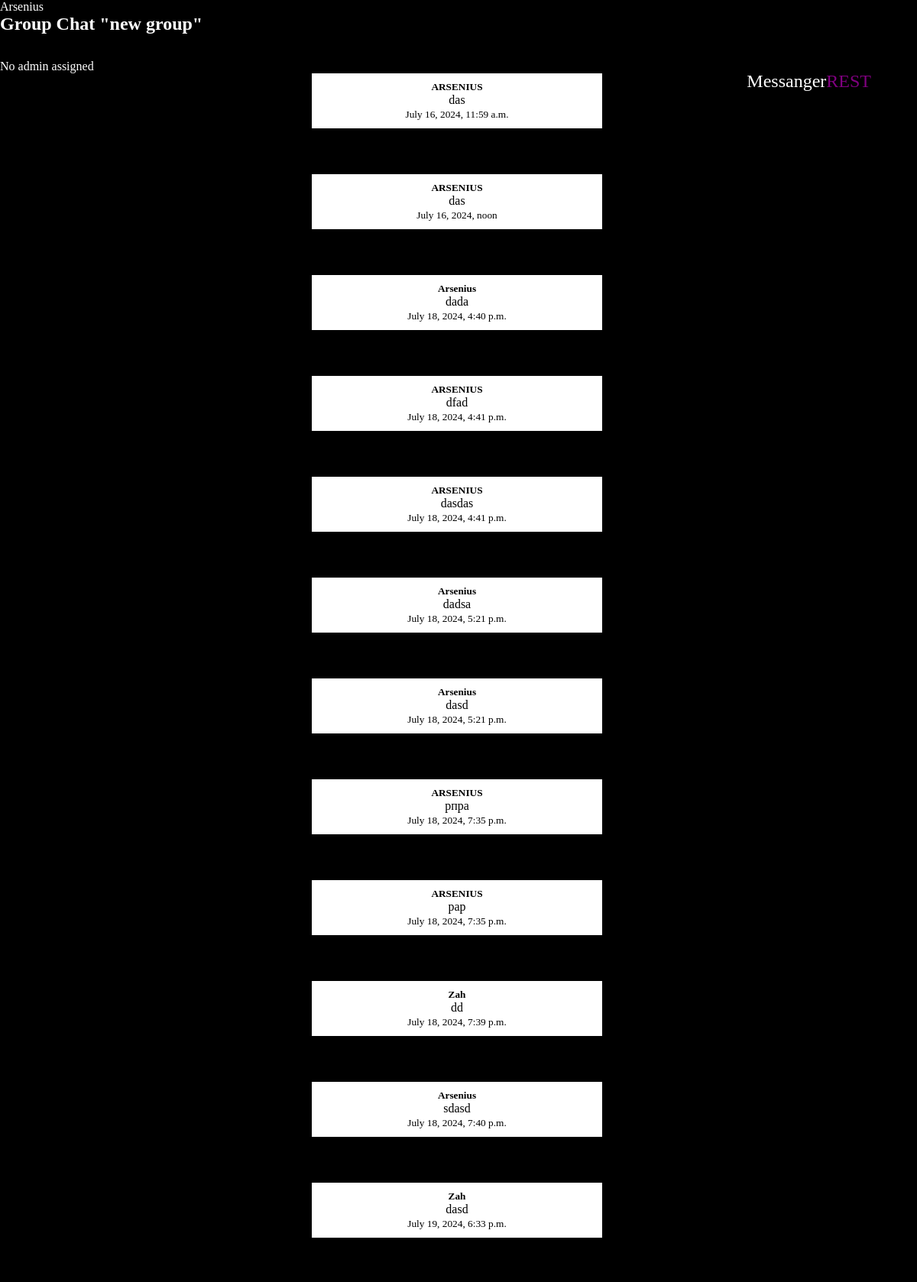
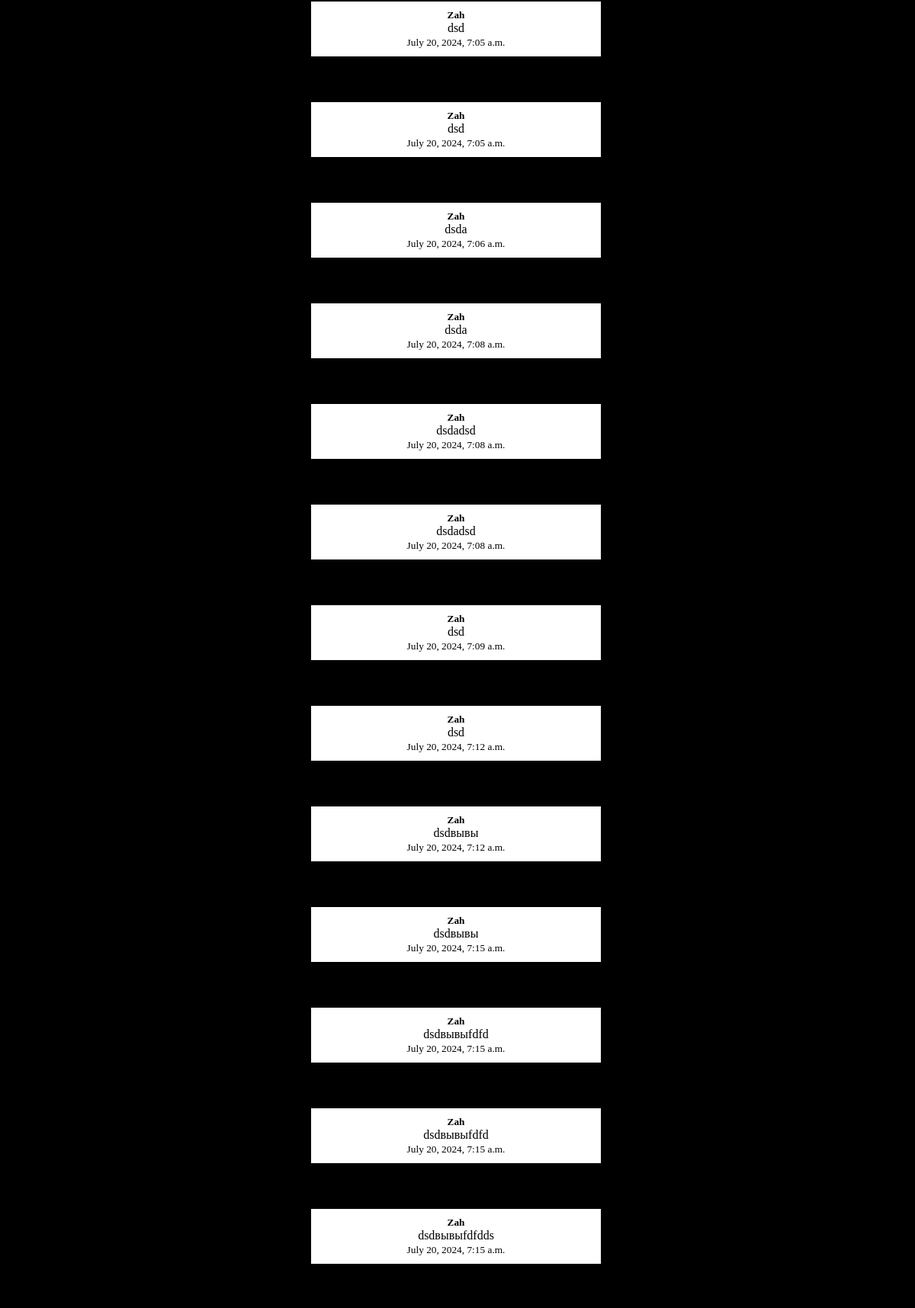
Screenshot of /messanger/1 (signed in, upper part) with the database file from the repository (2 pictures, top to bottom).
### messangerREST/models.py (models this page shows, shortened)
class Room(models.Model):
    name = models.CharField(max_length=100)
    members = models.ManyToManyField('UserMessanger', related_name='rooms')
    admin = models.ManyToManyField('UserMessanger')
    def __str__(self):
        return self.name

class Message(models.Model):
    sender = models.ForeignKey(User, related_name='sent_messages', on_delete=models.CASCADE, default=1)
    text = models.TextField(max_length=200)
    time = models.DateTimeField(default=timezone.now)
    room = models.ForeignKey(Room, on_delete=models.CASCADE, default=None)

### messangerREST/views.py (the view, shortened to what this page needs)
# urls.py: path('<int:pk>', MessageCreateView.as_view(), name='create_message'),
class MessageCreateView(LoginRequiredMixin, CreateView):
    model = Message
    form_class = MessageForm
    template_name = 'messanger.html'
    success_url = reverse_lazy('')
    def get_context_data(self, **kwargs):
        context = super().get_context_data(**kwargs)
        self.room = Room.objects.get(pk=self.kwargs['pk'])
        context['pk'] = self.kwargs['pk']
        context['room'] = Room.objects.get(pk=self.kwargs['pk'])
        messages = Message.objects.filter(room=self.room).order_by('time')
        context['messages'] = messages
        return context

### messangerREST/templates/messanger.html (shortened to what this page needs)
<!DOCTYPE html>
<html>
<head>
    {% load static %}
    <link rel="stylesheet" type="text/css" href="{% static 'css/styles.css' %}">
</head>
<body>
    <p id='requestUser'>{{ request.user.username }}</p>
    <header class='header'>
        <h2>Group Chat "{{ room }}"</h2>
        <a href="{% url 'chats' %}" class='title-messanger'>Messanger<span>REST</span></a>
    </header>
    <div class='admins'>
        {% if room.admin.all %}
            <ul>
                {% for admin in room.admin.all %}
                    {% if admin.name.id == request.user.id%}
                        <li style= "margin-left: 3vw;">Вы Администратор</li>
                        <a style= "margin-left: 3vw;" href="{% url 'delete' room.id %}"> Удалить группу </a>
                        <a style= "margin-left: 9vw; margin-top:3vw;" href="{% url 'edit' room.id %}"> Изменить группу </a>
                    {% else %}
                        <p style= "margin-left: 3vw;">Admin:{{admin.name.username}}</p>
                    {% endif %}
                {% empty %}
                    <li>No admin assigned</li>
                {% endfor %}
            </ul>
        {% else %}
            <p>No admin assigned</p>
        {% endif %}
    </div>
    <p id="roomId">{{ room.id }}</p>
    <div id="messages">
        {% for message in messages %}
            <div class='message'>
                <h5 class='author'>{{ message.sender.username }}</h5>
                <p>{{ message.text }}</p>
                <small>{{ message.time }}</small>
            </div>
        {% endfor %}
    </div>
    <div id="output"></div><br>
</body>
</html>

### messangerREST/static/css/styles.css (style rules this page uses)
* { margin: 0; padding: 0; user-select: none; text-decoration: none; }
body { background-color: black; color: white; }
.header { position: fixed; width: 100%; height:5vw; background-color: black; }
#messages { width: 100%; }
.message { width: 30vw; margin-left: 34vw; margin-top: 5vw; background-color: white; color: black; text-align: center; padding: 10px; word-wrap: break-word; overflow-wrap: break-word; }
.author { font-weight: bold; }
.admins { position: fixed; width: 20vw; height: 20vw; color: white; margin-top: 5vw; }
.title-messanger { color: white; display: flex; justify-content: flex-end; margin-top: 4vw; margin-right: 5vw; font-size: 2vw; transition: .2s ease-in-out; }
.title-messanger span { color: purple; }

### rows the page displays
Room: name "new group"
Message: sender.username "ARSENIUS", text "das", time "July 16, 2024, 11:59 a.m."
Message: sender.username "ARSENIUS", text "das", time "July 16, 2024, noon"
Message: sender.username "Arsenius", text "dada", time "July 18, 2024, 4:40 p.m."
Message: sender.username "ARSENIUS", text "dfad", time "July 18, 2024, 4:41 p.m."
Message: sender.username "ARSENIUS", text "dasdas", time "July 18, 2024, 4:41 p.m."
Message: sender.username "Arsenius", text "dadsa", time "July 18, 2024, 5:21 p.m."
Message: sender.username "Arsenius", text "dasd", time "July 18, 2024, 5:21 p.m."
Message: sender.username "ARSENIUS", text "рпра", time "July 18, 2024, 7:35 p.m."
Message: sender.username "ARSENIUS", text "рар", time "July 18, 2024, 7:35 p.m."
Message: sender.username "Zah", text "dd", time "July 18, 2024, 7:39 p.m."
Message: sender.username "Arsenius", text "sdasd", time "July 18, 2024, 7:40 p.m."
Message: sender.username "Zah", text "dasd", time "July 19, 2024, 6:33 p.m."
Message: sender.username "Zah", text "dsd", time "July 20, 2024, 7:05 a.m."
Message: sender.username "Zah", text "dsd", time "July 20, 2024, 7:05 a.m."
Message: sender.username "Zah", text "dsda", time "July 20, 2024, 7:06 a.m."
Message: sender.username "Zah", text "dsda", time "July 20, 2024, 7:08 a.m."
Message: sender.username "Zah", text "dsdadsd", time "July 20, 2024, 7:08 a.m."
Message: sender.username "Zah", text "dsdadsd", time "July 20, 2024, 7:08 a.m."
Message: sender.username "Zah", text "dsd", time "July 20, 2024, 7:09 a.m."
Message: sender.username "Zah", text "dsd", time "July 20, 2024, 7:12 a.m."
Message: sender.username "Zah", text "dsdвывы", time "July 20, 2024, 7:12 a.m."
Message: sender.username "Zah", text "dsdвывы", time "July 20, 2024, 7:15 a.m."
Message: sender.username "Zah", text "dsdвывыfdfd", time "July 20, 2024, 7:15 a.m."
Message: sender.username "Zah", text "dsdвывыfdfd", time "July 20, 2024, 7:15 a.m."
Message: sender.username "Zah", text "dsdвывыfdfdds", time "July 20, 2024, 7:15 a.m."

### other values shown
{{ request.user.username }} "Arsenius"
